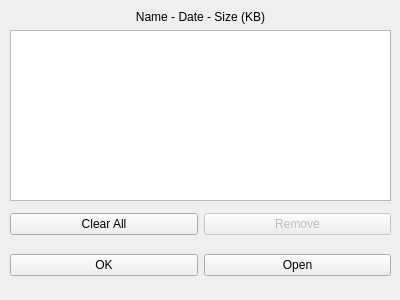
<?xml version="1.0" encoding="UTF-8"?>
<ui version="4.0">
 <class>ViewLogDialog</class>
 <widget class="QDialog" name="ViewLogDialog">
  <property name="geometry">
   <rect>
    <x>0</x>
    <y>0</y>
    <width>400</width>
    <height>300</height>
   </rect>
  </property>
  <property name="windowTitle">
   <string>View Logs</string>
  </property>
  <widget class="QWidget" name="verticalLayoutWidget">
   <property name="geometry">
    <rect>
     <x>10</x>
     <y>10</y>
     <width>381</width>
     <height>191</height>
    </rect>
   </property>
   <layout class="QVBoxLayout" name="verticalLayout">
    <item>
     <widget class="QLabel" name="lblInfo">
      <property name="text">
       <string>Name - Date - Size (KB)</string>
      </property>
      <property name="alignment">
       <set>Qt::AlignHCenter|Qt::AlignTop</set>
      </property>
     </widget>
    </item>
    <item>
     <widget class="QListView" name="listLogs"/>
    </item>
   </layout>
  </widget>
  <widget class="QWidget" name="gridLayoutWidget">
   <property name="geometry">
    <rect>
     <x>10</x>
     <y>200</y>
     <width>381</width>
     <height>91</height>
    </rect>
   </property>
   <layout class="QGridLayout" name="gridLayout">
    <item row="0" column="1">
     <widget class="QPushButton" name="btnRemove">
      <property name="enabled">
       <bool>false</bool>
      </property>
      <property name="text">
       <string>Remove</string>
      </property>
     </widget>
    </item>
    <item row="0" column="0">
     <widget class="QPushButton" name="btnClearAll">
      <property name="text">
       <string>Clear All</string>
      </property>
     </widget>
    </item>
    <item row="1" column="0">
     <widget class="QPushButton" name="btnOk">
      <property name="text">
       <string>OK</string>
      </property>
     </widget>
    </item>
    <item row="1" column="1">
     <widget class="QPushButton" name="btnOpen">
      <property name="text">
       <string>Open</string>
      </property>
     </widget>
    </item>
   </layout>
  </widget>
 </widget>
 <resources/>
 <connections/>
</ui>
